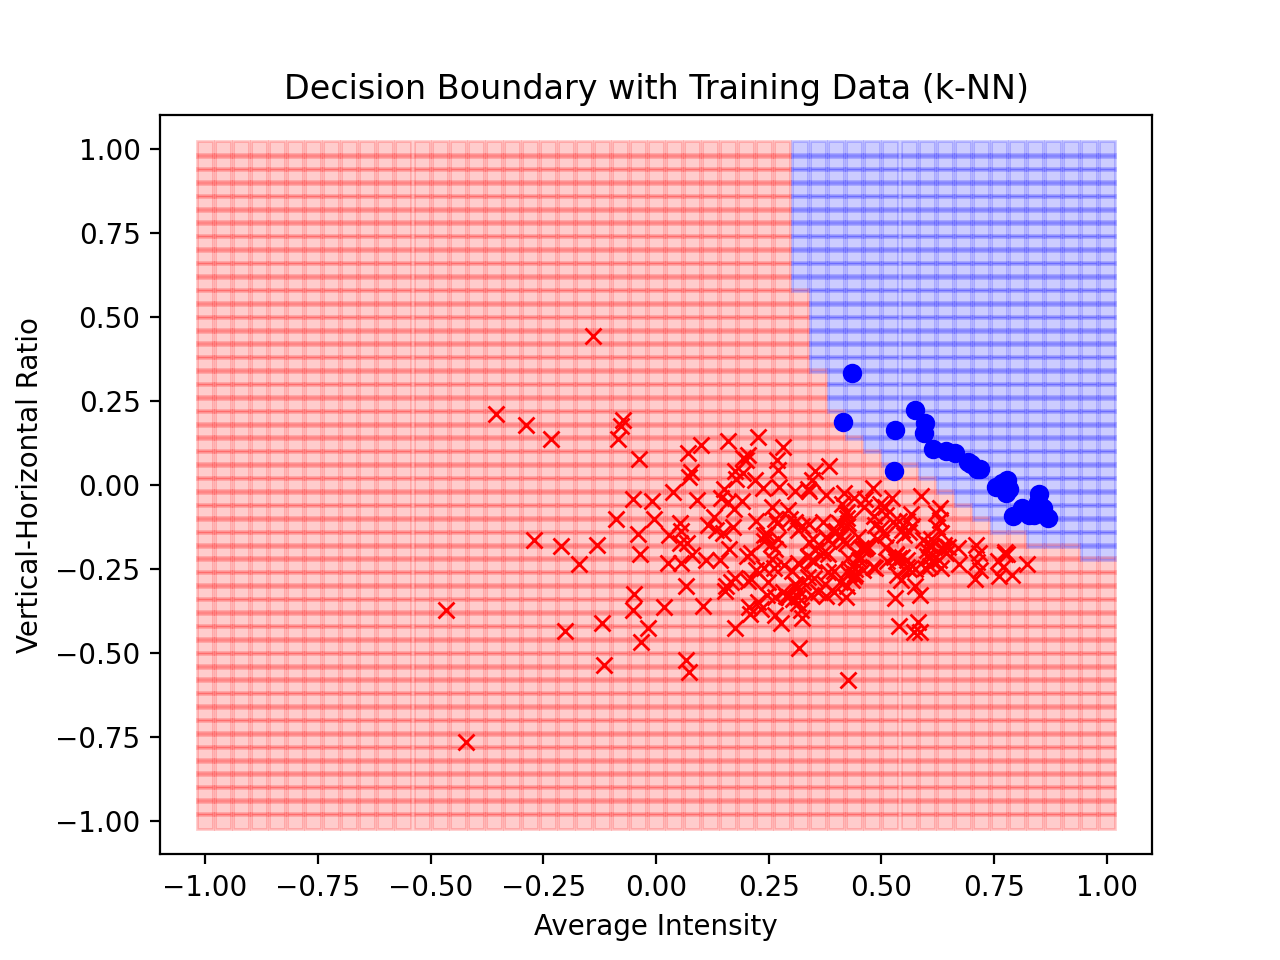

The Python source for this figure:
import random
import matplotlib.pyplot as plt
from matplotlib import colors
import numpy as np
import math
import time

def distance(x1,x2):
	return ((x1[0]-x2[0])**2+(x1[1]-x2[1])**2)**0.5

def findFurthest(centers,X):
	furthest = -1
	dist = 0
	for i in range(len(X)):
		newDist = distance(X[i],X[centers[closestCenter(centers,X[i],X)]])
		if (newDist > dist):
			furthest = i
			dist = newDist

	return furthest

def closestCenter(centers,x,X):
	closest = -1
	dist = 0
	for i in range(len(centers)):
		newDist = distance(x,X[centers[i]])
		if (closest == -1 or newDist < dist):
			dist = newDist
			closest = i
	return closest

def findBrute(X,x):
	closest = -1
	dist = 0
	for i in range(len(X)):
		newDist = distance(x,X[i])
		if (closest == -1 or newDist < dist):
			dist = newDist
			closest = i
	return closest

def findOpt(X,x,regions,middles,radii):
	possibleRegions = list()
	for i in range(10):
		dist1a = distance(middles[i],x)+radii[i]
		dist1b = distance(middles[i],x)-radii[i]
		add = True
		filter(lambda j: dist1a > distance(middles[j],x)-radii[j], possibleRegions)
		for j in possibleRegions:
			if (distance(middles[j],x)+radii[j] < dist1b):
				add = False
				break
		if (add):
			possibleRegions.append(i)
	# print(len(possibleRegions))
	closest = -1
	dist = 0
	for i in range(len(possibleRegions)):
		for j in range(len(regions[possibleRegions[i]])):
			newDist = distance(x,X[regions[possibleRegions[i]][j]])
			if (closest == -1 or newDist < dist):
				dist = newDist
				closest = regions[possibleRegions[i]][j]
	return closest

def findKClosest(X,Y,current,k):
	closest = list()
	maxlen = 0
	num = 0
	for i in range(len(X)):
		if (len(closest) < k):
			closest.append(i)
			dist = distance(X[i],current)
			if (maxlen < dist):
				maxlen = dist
				num = len(closest)-1
		elif (distance(X[i],current) < maxlen):
			closest.pop(num)
			closest.append(i)
			maxlen = 0
			num = 0
			for j in range(len(closest)):
				dist = distance(X[closest[j]],current)
				if (maxlen < dist):
					maxlen = dist
					num = j
	total = 0
	# print(len(closest), k)
	for i in range(len(closest)):
		total += Y[closest[i]]
	if (total > 0):
		return 1
	else:
		return -1

trainFile = open("train.txt")
trainLines = trainFile.readlines()

trainingData = list()
X = list()
Y = list()
for i in trainLines:
	data = i.split()
	# print(data)
	X.append([float(data[1]),float(data[2])])
	if (int(data[0]) == 1):
		Y.append(1)
	else:
		Y.append(-1)

k = list()
Ecv = list()

for i in range(51):
	for j in range(51):
		x = [i/25-1,j/25-1]
		if (findKClosest(X,Y,x,11) < 0):
			plt.plot(x[0],x[1],'sr', alpha = 0.2)
		else:
			plt.plot(x[0],x[1],'sb', alpha = 0.2)

Ein = 0
for i in range(len(X)):
	if (findKClosest(X,Y,X[i],11) != Y[i]):
		Ein += 1
	if (Y[i] < 0):
		plt.plot(X[i][0],X[i][1],'xr')
	else:
		plt.plot(X[i][0],X[i][1],'ob')

print(Ein/300)





plt.title("Decision Boundary with Training Data (k-NN)")
plt.xlabel("Average Intensity")
plt.ylabel("Vertical-Horizontal Ratio")
plt.show()
 
